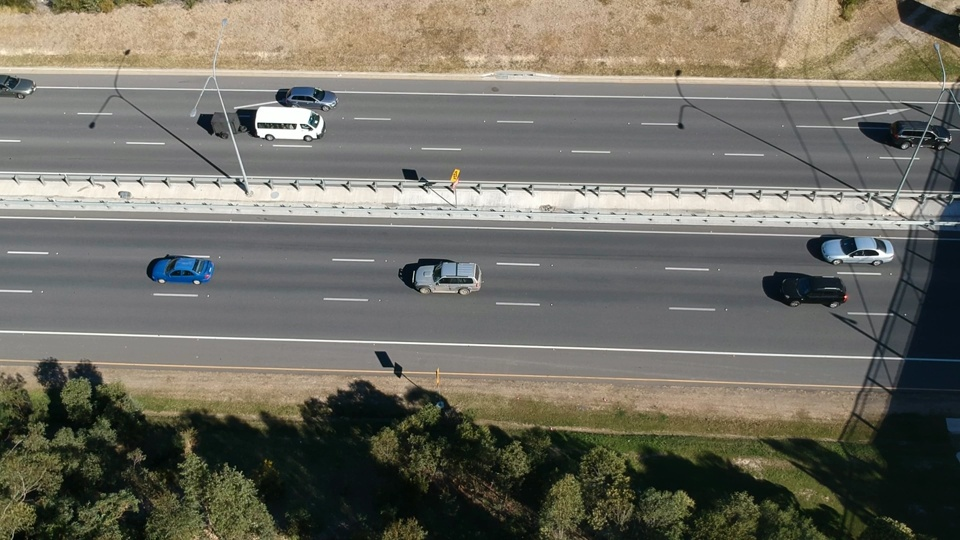
#> input picture GreyArea-main/temp1.jpg, 960 x 540 px
$ python testing.py
#> lines starting #> are read from the running program, lines starting #| are printed output that depends on the picture
import csv
import cv2
from SaveData import *
from tkinter import *
import numpy as np
import matplotlib.pyplot as plt

im1 = cv2.imread("temp1.jpg", 0)
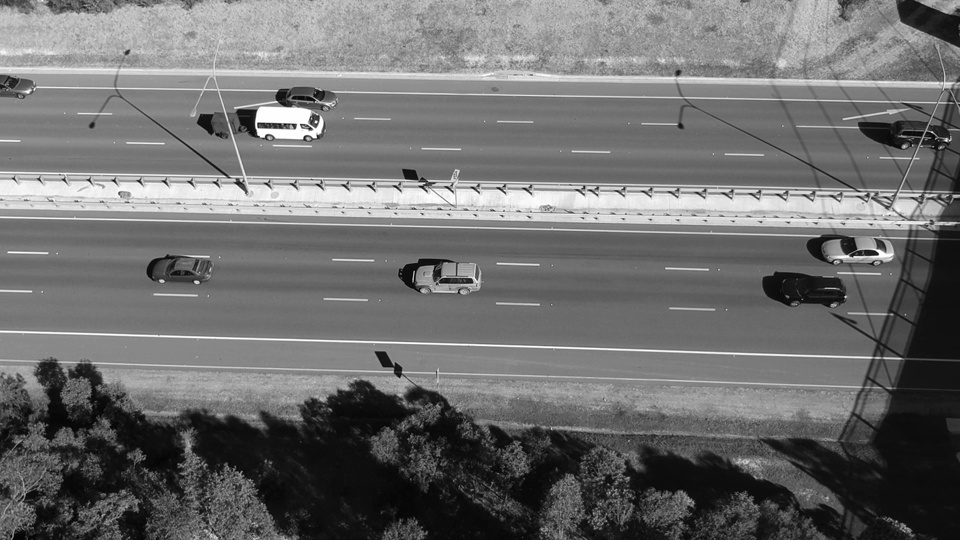
#> im1: shape (540, 960); min 0, max 255, mean 109.9
im2 = cv2.imread("temp2.jpg", 0)
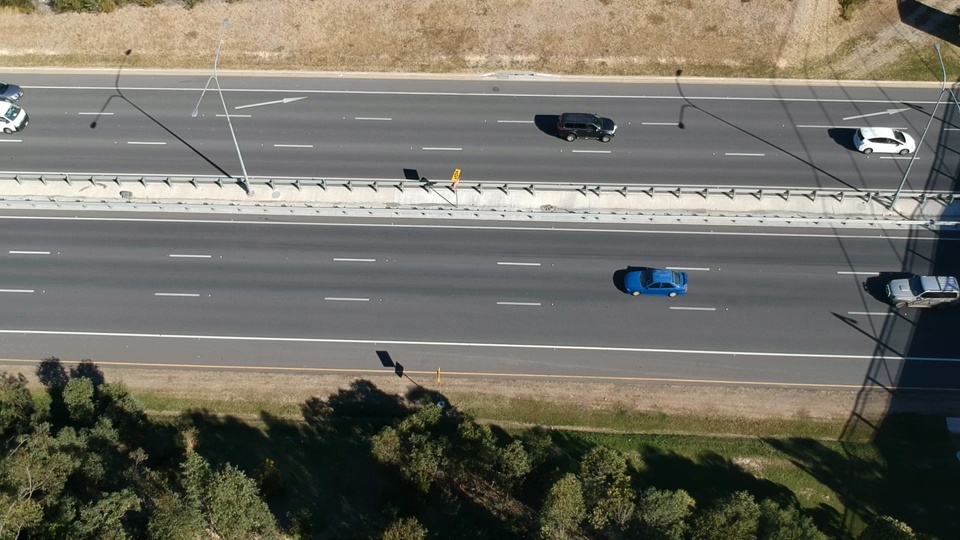
#> input picture GreyArea-main/temp2.jpg, 960 x 540 px
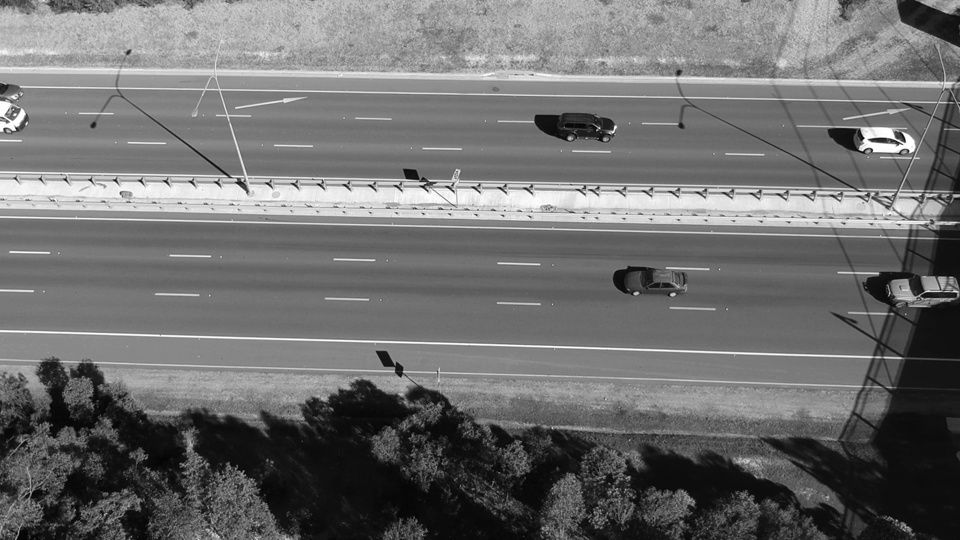
#> im2: shape (540, 960); min 0, max 255, mean 110.4

orb = cv2.ORB_create()

kp1, des1 = orb.detectAndCompute(im1, None)
#> kp1 = 500 keypoints; strongest (x, y, size): (258, 125, 31), (258, 123, 31), (877, 253, 31), (259, 124, 44.6)
kp2, des2 = orb.detectAndCompute(im2, None)
#> kp2 = 500 keypoints; strongest (x, y, size): (904, 140, 31), (871, 149, 31), (863, 138, 31), (165, 181, 31)

bf = cv2.BFMatcher(cv2.NORM_HAMMING, crossCheck = True)
matches = bf.match(des1, des2)
#> matches = 269 matches
matches = sorted(matches, key = lambda x: x.distance)

img3 = cv2.drawMatches(im1, kp1, im2, kp2, matches[:10], None, flags = 2)
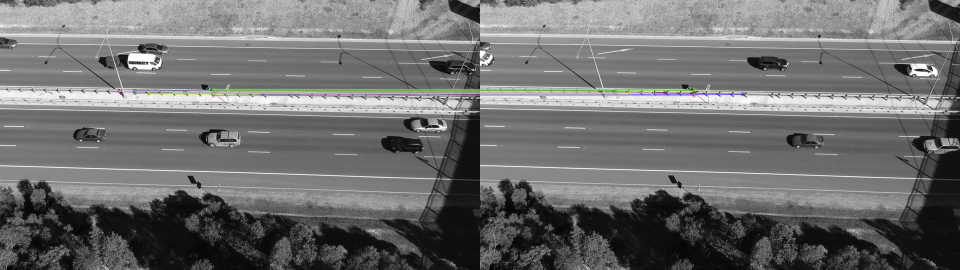
#> img3: shape (540, 1920, 3) (shown at 1/2 size); mean of channels 0, 1, 2 109.9, 110.2, 110.2; drawn as B, G, R

plt.imshow(img3)
plt.show()


# [54 lines of commented-out code are left out]
